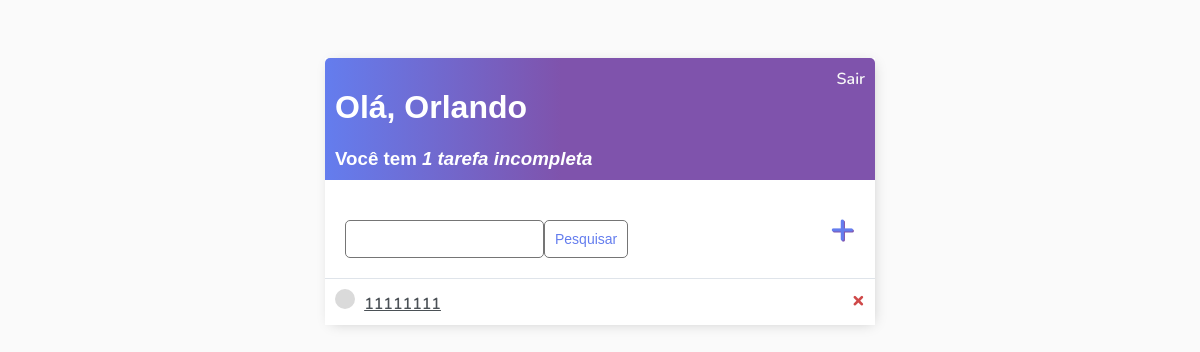
Before: / (signed in) with the older database file.
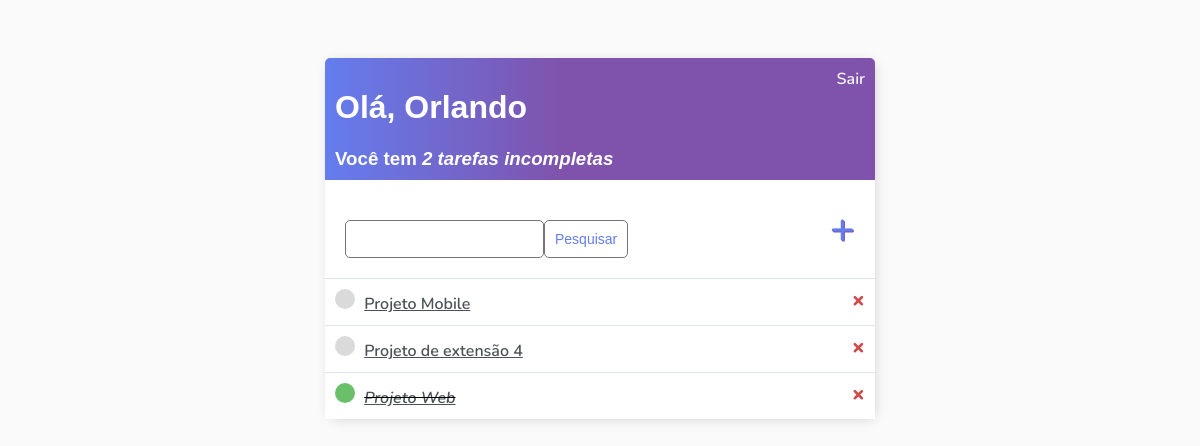
After: the same page with the newer database file.
### app/models.py (models this page shows)
class Task(models.Model):
    user = models.ForeignKey(User, on_delete=models.CASCADE, null=True, blank=True)
    title = models.CharField(max_length=200)
    description = models.TextField(null=True, blank=True)
    complete = models.BooleanField(default=False)
    created = models.DateTimeField(auto_now_add=True)
    def __str__(self):
        return self.title
    class Meta:
        ordering = ['complete']

### app/views.py (the view)
# urls.py: path('', TaskList.as_view(), name='tasks'),
class TaskList(LoginRequiredMixin, ListView):
    model = Task
    context_object_name: 'task_list'
    def get_context_data(self, **kwargs):
        context = super().get_context_data(**kwargs)
        context['task_list'] = context['task_list'].filter(
            user=self.request.user)
        context['count'] = context['task_list'].filter(complete=False).count()
        search_input = self.request.GET.get('search-area') or ''
        if search_input:
            context['task_list'] = context['task_list'].filter(
                title__contains=search_input)
        context['search_input'] = search_input
        return context

### app/templates/app/task_list.html (shortened to what this page needs)
{% extends 'app/main.html'%} {% block content %}
<div class="header-bar">
  <div>
    <h1>Olá, {{request.user|title}}</h1>
    <h3 style="margin:0">
      Você tem <i>{{count}} tarefa{{ count|pluralize:"s" }} incompleta{{count|pluralize:"s" }}</i>
    </h3>
  </div>
  {% if request.user.is_authenticated %}
  <a href="{% url 'logout' %}">Sair</a>
  {% else %}
  <a href="{% url 'login' %}">Entrar</a>
  {% endif %}
</div>
<div id="search-add-wrapper">
  <form action="" method="GET" style="margin-top: 20px; display: flex">
    <input type="text" name="search-area" value="{{search_input}}" />
    <input class="button" type="submit" value="Pesquisar" />
  </form>
  <a id="add-link" href="{% url 'task-create' %}">&#x2b;</a>
</div>
<div class="task.items-wrapper">
  {% for task in task_list %}
  <div class="task-wrapper">
    <div class="task.title">
      {% if task.complete %}
      <div class="task-complete-icon"></div>
      <i><s><a href="{% url 'task-update' task.id %}">{{task}}</a></s></i>
      {% else %}
      <div class="task-incomplete-icon"></div>
      <a href="{% url 'task-update' task.id %}">{{task}}</a> {% endif %}
    </div>
    <div class="task-controls">
      <a class="delete-link" href="{% url 'task-delete' task.id %}">&#215;</a>
    </div>
  </div>
  {% endfor %}
</div>
{% endblock content %}

Changed rows visible on the page:
added Task: title "Projeto Mobile"
added Task: title "Projeto de extensão 4"
changed Task: complete False → True (drawn); title "11111111" → "Projeto Web"
Other visible differences:
{{ count }}: "1" → "2"
